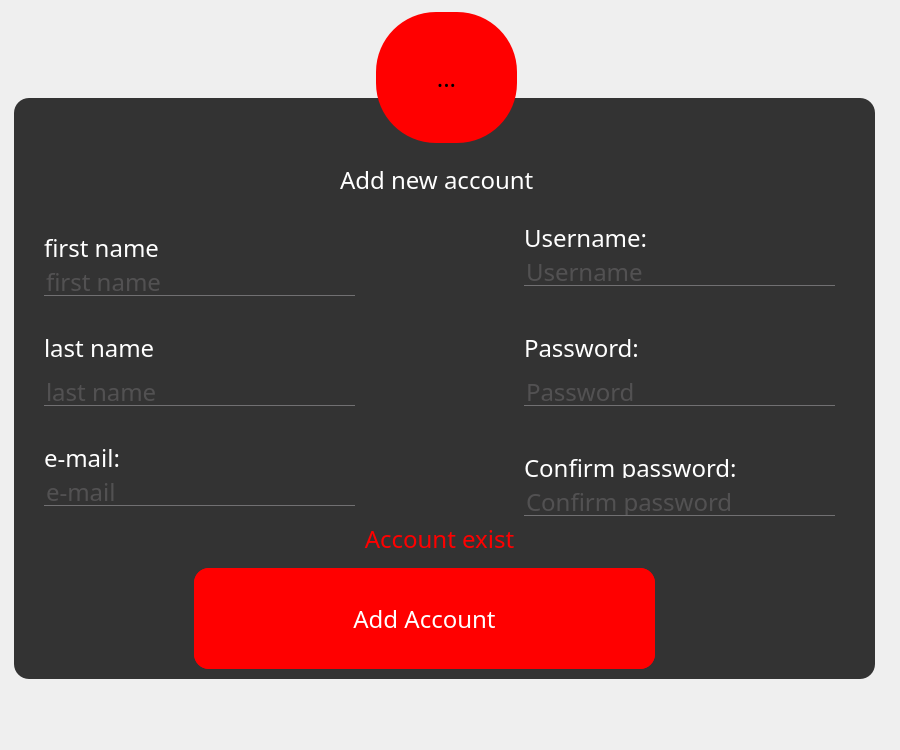
<?xml version="1.0" encoding="UTF-8"?>
<ui version="4.0">
 <class>addnewaccount</class>
 <widget class="QDialog" name="addnewaccount">
  <property name="geometry">
   <rect>
    <x>0</x>
    <y>0</y>
    <width>900</width>
    <height>750</height>
   </rect>
  </property>
  <property name="minimumSize">
   <size>
    <width>900</width>
    <height>750</height>
   </size>
  </property>
  <property name="windowTitle">
   <string>Dialog</string>
  </property>
  <property name="styleSheet">
   <string notr="true">*{
	font-family:century gothic;
	font-size:24px;
}

QFrame
{
	background:#333;
	border-radius:15px;
}

#addnewaccount
{
	background:url(:/img/bac1.jpg);
}

QPushButton
{
	color: white;
	background: red;
	border-radius:15px;
}

QPushButton:hover
{
	color: red;
	background: #49ebff;
	border-radius:15px;
}
#pushButton_2
{
	color:white;
border-radius:15px;
}
#label_8
{
	color:red;
}


QToolButton
{
	background: red;
	border-radius:60px;
}

QLabel
{
	color:white;
}

QLineEdit
{
	background: transparent;
	border:none;
	color:#717072;
	border-bottom:1px solid #717072;

}</string>
  </property>
  <widget class="QFrame" name="frame">
   <property name="geometry">
    <rect>
     <x>14</x>
     <y>98</y>
     <width>861</width>
     <height>581</height>
    </rect>
   </property>
   <property name="frameShape">
    <enum>QFrame::StyledPanel</enum>
   </property>
   <property name="frameShadow">
    <enum>QFrame::Raised</enum>
   </property>
   <widget class="QPushButton" name="pushButton">
    <property name="geometry">
     <rect>
      <x>180</x>
      <y>470</y>
      <width>461</width>
      <height>101</height>
     </rect>
    </property>
    <property name="text">
     <string>Add Account</string>
    </property>
   </widget>
   <widget class="QLineEdit" name="lineEdit">
    <property name="geometry">
     <rect>
      <x>510</x>
      <y>160</y>
      <width>311</width>
      <height>28</height>
     </rect>
    </property>
    <property name="text">
     <string/>
    </property>
    <property name="echoMode">
     <enum>QLineEdit::Normal</enum>
    </property>
    <property name="placeholderText">
     <string>Username</string>
    </property>
   </widget>
   <widget class="QLineEdit" name="lineEdit_2">
    <property name="geometry">
     <rect>
      <x>510</x>
      <y>280</y>
      <width>311</width>
      <height>28</height>
     </rect>
    </property>
    <property name="text">
     <string/>
    </property>
    <property name="echoMode">
     <enum>QLineEdit::Password</enum>
    </property>
    <property name="placeholderText">
     <string>Password</string>
    </property>
   </widget>
   <widget class="QLabel" name="label_2">
    <property name="geometry">
     <rect>
      <x>510</x>
      <y>130</y>
      <width>151</width>
      <height>20</height>
     </rect>
    </property>
    <property name="text">
     <string>Username:</string>
    </property>
   </widget>
   <widget class="QLabel" name="label_3">
    <property name="geometry">
     <rect>
      <x>510</x>
      <y>240</y>
      <width>151</width>
      <height>20</height>
     </rect>
    </property>
    <property name="text">
     <string>Password:</string>
    </property>
   </widget>
   <widget class="QLineEdit" name="lineEdit_3">
    <property name="geometry">
     <rect>
      <x>510</x>
      <y>390</y>
      <width>311</width>
      <height>28</height>
     </rect>
    </property>
    <property name="text">
     <string/>
    </property>
    <property name="echoMode">
     <enum>QLineEdit::Password</enum>
    </property>
    <property name="placeholderText">
     <string>Confirm password</string>
    </property>
   </widget>
   <widget class="QLabel" name="label_4">
    <property name="geometry">
     <rect>
      <x>510</x>
      <y>360</y>
      <width>281</width>
      <height>20</height>
     </rect>
    </property>
    <property name="text">
     <string>Confirm password:</string>
    </property>
   </widget>
   <widget class="QLabel" name="label_5">
    <property name="geometry">
     <rect>
      <x>30</x>
      <y>350</y>
      <width>151</width>
      <height>20</height>
     </rect>
    </property>
    <property name="text">
     <string>e-mail:</string>
    </property>
   </widget>
   <widget class="QLineEdit" name="lineEdit_4">
    <property name="geometry">
     <rect>
      <x>30</x>
      <y>380</y>
      <width>311</width>
      <height>28</height>
     </rect>
    </property>
    <property name="text">
     <string/>
    </property>
    <property name="echoMode">
     <enum>QLineEdit::Normal</enum>
    </property>
    <property name="placeholderText">
     <string>e-mail</string>
    </property>
   </widget>
   <widget class="QLabel" name="label_6">
    <property name="geometry">
     <rect>
      <x>30</x>
      <y>140</y>
      <width>151</width>
      <height>20</height>
     </rect>
    </property>
    <property name="text">
     <string>first name</string>
    </property>
   </widget>
   <widget class="QLineEdit" name="lineEdit_5">
    <property name="geometry">
     <rect>
      <x>30</x>
      <y>170</y>
      <width>311</width>
      <height>28</height>
     </rect>
    </property>
    <property name="text">
     <string/>
    </property>
    <property name="echoMode">
     <enum>QLineEdit::Normal</enum>
    </property>
    <property name="placeholderText">
     <string>first name</string>
    </property>
   </widget>
   <widget class="QLineEdit" name="lineEdit_6">
    <property name="geometry">
     <rect>
      <x>30</x>
      <y>280</y>
      <width>311</width>
      <height>28</height>
     </rect>
    </property>
    <property name="text">
     <string/>
    </property>
    <property name="echoMode">
     <enum>QLineEdit::Normal</enum>
    </property>
    <property name="placeholderText">
     <string>last name</string>
    </property>
   </widget>
   <widget class="QLabel" name="label_7">
    <property name="geometry">
     <rect>
      <x>30</x>
      <y>240</y>
      <width>151</width>
      <height>20</height>
     </rect>
    </property>
    <property name="text">
     <string>last name</string>
    </property>
   </widget>
   <widget class="QLabel" name="label_8">
    <property name="enabled">
     <bool>false</bool>
    </property>
    <property name="geometry">
     <rect>
      <x>0</x>
      <y>420</y>
      <width>851</width>
      <height>41</height>
     </rect>
    </property>
    <property name="layoutDirection">
     <enum>Qt::LeftToRight</enum>
    </property>
    <property name="text">
     <string>Account exist</string>
    </property>
    <property name="alignment">
     <set>Qt::AlignCenter</set>
    </property>
   </widget>
   <widget class="QPushButton" name="pushButton_2">
    <property name="geometry">
     <rect>
      <x>180</x>
      <y>470</y>
      <width>461</width>
      <height>101</height>
     </rect>
    </property>
    <property name="text">
     <string>Log in</string>
    </property>
   </widget>
   <zorder>pushButton_2</zorder>
   <zorder>pushButton</zorder>
   <zorder>lineEdit</zorder>
   <zorder>lineEdit_2</zorder>
   <zorder>label_2</zorder>
   <zorder>label_3</zorder>
   <zorder>lineEdit_3</zorder>
   <zorder>label_4</zorder>
   <zorder>label_5</zorder>
   <zorder>lineEdit_4</zorder>
   <zorder>label_6</zorder>
   <zorder>lineEdit_5</zorder>
   <zorder>lineEdit_6</zorder>
   <zorder>label_7</zorder>
   <zorder>label_8</zorder>
  </widget>
  <widget class="QToolButton" name="toolButton">
   <property name="geometry">
    <rect>
     <x>376</x>
     <y>12</y>
     <width>141</width>
     <height>131</height>
    </rect>
   </property>
   <property name="text">
    <string>...</string>
   </property>
   <property name="icon">
    <iconset resource="resource/resource.qrc">
     <normaloff>:/img/newAccount.png</normaloff>:/img/newAccount.png</iconset>
   </property>
   <property name="iconSize">
    <size>
     <width>80</width>
     <height>80</height>
    </size>
   </property>
  </widget>
  <widget class="QLabel" name="label">
   <property name="geometry">
    <rect>
     <x>340</x>
     <y>170</y>
     <width>241</width>
     <height>20</height>
    </rect>
   </property>
   <property name="text">
    <string>Add new account</string>
   </property>
  </widget>
 </widget>
 <resources>
  <include location="resource/resource.qrc"/>
 </resources>
 <connections/>
</ui>
